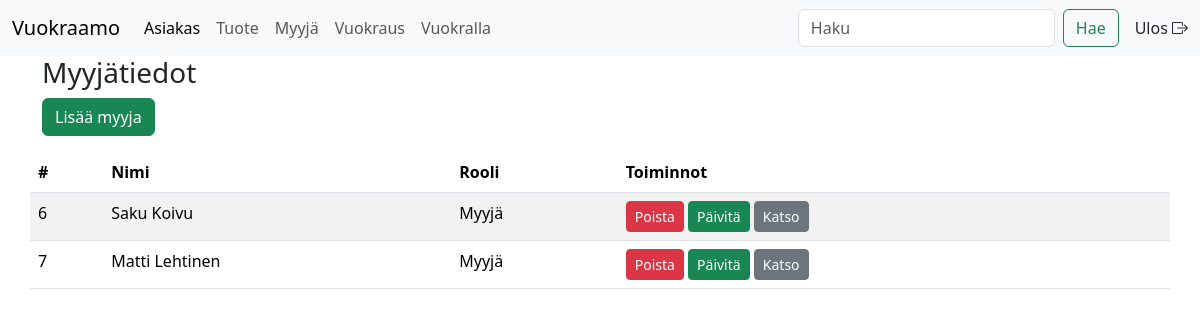
/myyja.php (signed in), run on the app's committed database.
### tables this page shows
CREATE TABLE `myyja` (
  `myyjaID` int NOT NULL,
  `nimi` varchar(100) NOT NULL,
  `kayttajatunnus` varchar(100) NOT NULL,
  `salasana` varchar(100) NOT NULL,
  `rooli` varchar(100) NOT NULL
);

### myyja.php (the view, shortened to what this page needs)
<?php
include_once 'inc/header.php';
?>
<div class="container">
  <div class="row">
    <h3>Myyjätiedot</h3>
  </div>
  <div class="row">
    <p>
      <a href="lisaa_myyja.php" class="btn btn-success">Lisää myyja</a>
    </p>
  </div>
  <div class="row">
    <table class="table table-striped">
      <thead>
        <tr>
          <th>#</th>
          <th>Nimi</th>
          <th>Rooli</th>
          <th>Toiminnot</th>
        </tr>
      </thead>
      <tbody>
        <?php
        require_once 'inc/database.php';
        $sql = "SELECT * FROM myyja";
        $result = $pdo->query($sql);
        while ($row = $result->fetch()) :
        ?>
          <tr>
            <td><?php echo $row['myyjaID']; ?></td>
            <td><?php echo $row['nimi']; ?></td>
            <td><?php echo $row['rooli']; ?></td>
            <td>
              <a href="poista_myyja.php?myyjaID=<?php echo $row['myyjaID']; ?>" class="btn btn-sm btn-danger">Poista</a>
              <a href="paivita_myyja.php?myyjaID=<?php echo $row['myyjaID']; ?>" class="btn btn-sm btn-success">Päivitä</a>
              <a href="katso_myyja.php?myyjaID=<?php echo $row['myyjaID']; ?>" class="btn btn-sm btn-secondary">Katso</a>
            </td>
          </tr>
        <?php endwhile;
        ?>
      </tbody>
    </table>
  </div>
</div>
<?php
include_once 'inc/footer.php';
?>

### css/carousel.css (style rules this page uses)
body { padding-bottom: 3rem; color: rgb(var(--bs-tertiary-color-rgb)); }

### data on the page
myyja: myyjaID "6", nimi "Saku Koivu", rooli "Myyjä"
myyja: myyjaID "7", nimi "Matti Lehtinen", rooli "Myyjä"
